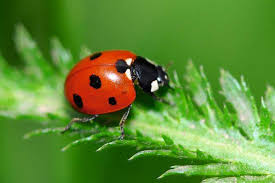
#> input picture sk/ entertainment/ladybug.jpg, 275 x 183 px
$ python ladybug.py
#> lines starting #> are read from the running program, lines starting #| are printed output that depends on the picture; long printed decimals are rounded
from matplotlib.image import imread
import matplotlib.pyplot as plt
import os
from sklearn.cluster import KMeans
image = imread(os.path.join("ladybug.jpg"))
#> image is the input picture: shape (183, 275, 3); mean R, G, B 94.3, 138.4, 51.6
plt.imshow(image)

X = image.reshape(-1, 3)
kmeans = KMeans(n_clusters=5).fit(X)
print(kmeans.cluster_centers_)
#| [[194.548  53.576  13.687]
#|  [ 77.331 142.124  38.391]
#|  [187.697 223.396 161.822]
#|  [ 32.449  77.110   7.510]
#|  [133.398 186.656  95.493]]
segmented_img = kmeans.cluster_centers_[kmeans.labels_]
segmented_img = segmented_img.reshape(image.shape)
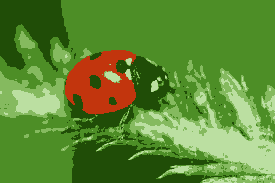
#> segmented_img: shape (183, 275, 3) float64; mean R, G, B 94.3, 138.4, 51.6

plt.imshow(segmented_img.astype('uint8')) # 显示图片
plt.axis('off') # 不显示坐标轴
plt.show()
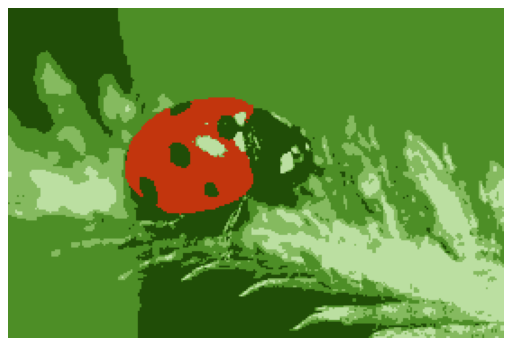
#> figure drawn by matplotlib, 1 panel
